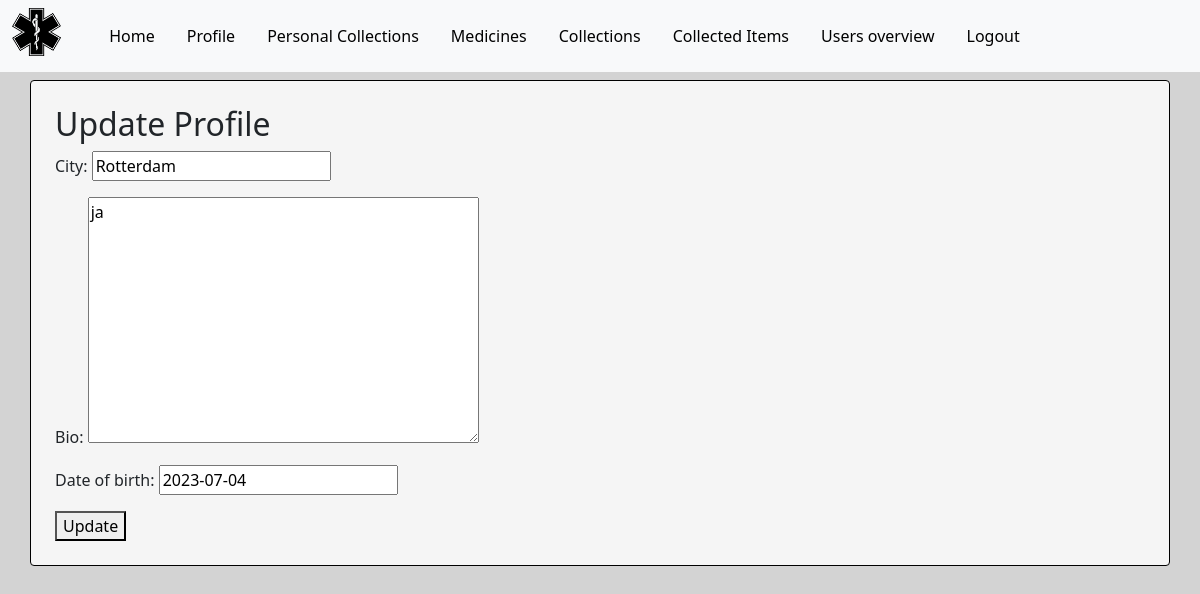
/update_profile/ (signed in), run on the app's committed database.
### base/models.py (models this page shows, shortened)
class Profile(models.Model):
    city = models.CharField(max_length=50)
    bio = models.TextField()
    date_of_birth = models.DateField(null=True, blank=True)
    user = models.OneToOneField(User, on_delete=models.CASCADE)

### base/views.py (the view)
# urls.py: path('update_profile/', views.update_profile, name='update_profile'),
@login_required
def update_profile(request):
    user = request.user
    profile = user.profile
    if request.method == 'POST':
        form = ProfileForm(request.POST, instance=profile)
        if form.is_valid():
            form.save()
            return redirect('profile')
    else:
        form = ProfileForm(instance=profile)
    context = {
        'form': form
    }
    return render(request, 'base/update_profile.html', context)

### base/forms.py
class ProfileForm(forms.ModelForm):
    class Meta:
        model = Profile
        fields = ("city", "bio", "date_of_birth")

### base/templates/base/update_profile.html (shortened to what this page needs)
{% extends 'base/base.html' %}
{% load static %}
{% block content %}
<div class="p-3">
    <h2>Update Profile</h2>
    <form method="post">
        {{ form.as_p }}
        <button type="submit">Update</button>
    </form>
</div>
{% endblock %}

### base/static/base/css/styles.css (style rules this page uses)
body { background-color: #d3d3d3; }

### base/static/base/css/menu.css (style rules this page uses)
body { margin: 0; }

### data on the page
Profile: city "Rotterdam", bio "ja", date_of_birth "2023-07-04"
